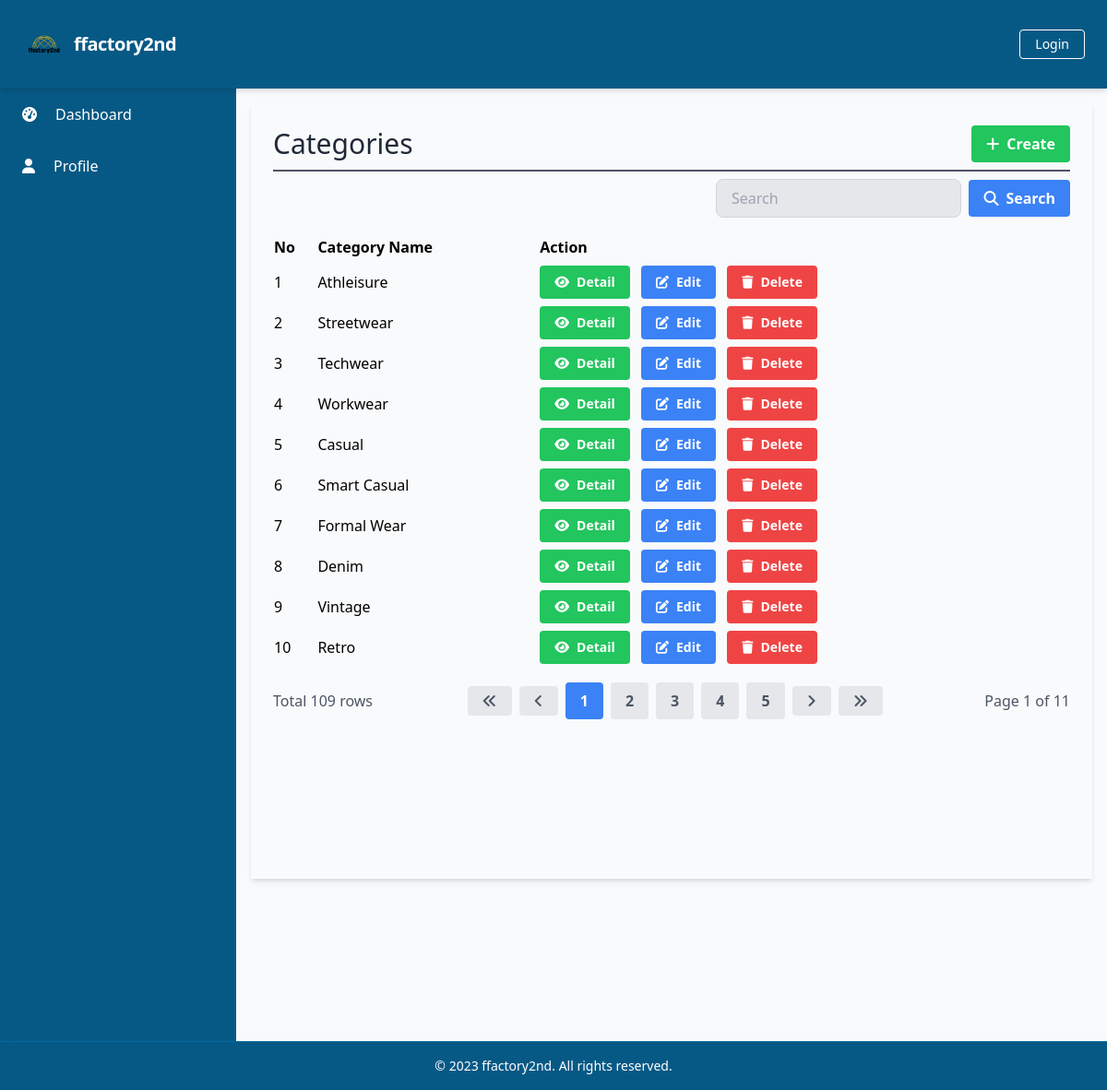
The page /manage_categories/manage_categories_list.php on the database its author committed.
### tables this page shows
CREATE TABLE `Categories` (
  `CategoryID` int(11) NOT NULL,
  `CategoryName` varchar(255) DEFAULT NULL
);

### database/connection.php (called while the page is built, shortened)
<?php
$baseUrl = "http://localhost/final_project_ricky_2023/";

### public/manage_categories/manage_categories_list.php (the view, shortened to what this page needs)
<?php
require_once('../../database/connection.php');
?>
<?php include_once('../components/header.php'); ?>
<div class="h-screen flex flex-col">
    <?php include('../components/navbar.php'); ?>
    <div class="flex-grow bg-gray-50 flex flex-row shadow-md">
        <?php include('../components/sidebar.php'); ?>
        <main class="bg-gray-50 flex flex-col flex-1 overflow-y-scroll h-screen flex-shrink-0 sc-hide pb-40">
            <div class="flex items-start justify-start p-6 shadow-md m-4 flex-1 flex-col">
                <div class="flex flex-row justify-between items-center w-full border-b-2 border-gray-600 mb-2 pb-2">
                    <h1 class="text-3xl text-gray-800 font-semibol w-full">Categories</h1>
                    <div class="flex flex-row justify-end items-center">
                        <a href="<?php echo $baseUrl; ?>public/manage_categories/manage_categories_create.php" class="bg-green-500 hover-bg-green-700 text-white font-bold py-2 px-4 rounded inline-flex items-center">
                            <i class="fas fa-plus mr-2"></i>
                            <span>Create</span>
                        </a>
                    </div>
                </div>
                <div class="flex flex-col w-full">
                    <?php include('../components/search_manage.php'); ?>
                    <table class="min-w-full">
                        <thead>
                            <tr>
                                <th class="text-left py-1">No</th>
                                <th class="text-left py-1">Category Name</th>
                                <th class="text-left py-1">Action</th>
                            </tr>
                        </thead>
                        <tbody>
                            <?php
                            $searchTerm = isset($_GET['search']) ? $_GET['search'] : '';
                            $page = isset($_GET['page']) ? $_GET['page'] : 1;
                            $query = "SELECT * FROM Categories
                                      WHERE CategoryName LIKE '%$searchTerm%'
                                      LIMIT 10 OFFSET " . ($page - 1) * 10;
                            $result = $conn->query($query);
                            $no = 1;
                            while ($row = $result->fetch_assoc()) {
                            ?>
                                <tr>
                                    <td class="py-1"><?php echo $no++; ?></td>
                                    <td class="py-1"><?php echo $row['CategoryName']; ?></td>
                                    <td class='py-1'>
                                        <a href="<?php echo $baseUrl; ?>public/manage_categories/manage_categories_detail.php?id=<?php echo $row['CategoryID'] ?>" class='bg-green-500 hover-bg-green-700 text-white font-bold py-2 px-4 rounded inline-flex items-center mr-2 text-sm'>
                                            <i class='fas fa-eye mr-2'></i>
                                            <span>Detail</span>
                                        </a>
                                        <a href="<?php echo $baseUrl; ?>public/manage_categories/manage_categories_update.php?id=<?php echo $row['CategoryID'] ?>" class='bg-blue-500 hover-bg-blue-700 text-white font-bold py-2 px-4 rounded inline-flex items-center mr-2 text-sm'>
                                            <i class='fas fa-edit mr-2'></i>
                                            <span>Edit</span>
                                        </a>
                                        <button onclick="confirmDelete(<?php echo $row['CategoryID']; ?>)" class='bg-red-500 hover-bg-red-700 text-white font-bold py-2 px-4 rounded inline-flex items-center text-sm'>
                                            <i class='fas fa-trash mr-2'></i>
                                            <span>Delete</span>
                                        </button>
                                    </td>
                                </tr>
                            <?php
                            }
                            ?>
                        </tbody>
                    </table>
                </div>
                <?php include('../components/pagination.php'); ?>
        </main>
    </div>
    <?php include('../components/footer.php'); ?>
</div>
</body>
</html>

### rows shown on the page
categories: CategoryName "Athleisure"
categories: CategoryName "Streetwear"
categories: CategoryName "Techwear"
categories: CategoryName "Workwear"
categories: CategoryName "Casual"
categories: CategoryName "Smart Casual"
categories: CategoryName "Formal Wear"
categories: CategoryName "Denim"
categories: CategoryName "Vintage"
categories: CategoryName "Retro"

### other values the page prints
$baseTitle "ffactory2nd"
$rowCount "109"
$page "1"
$totalPage "11"
